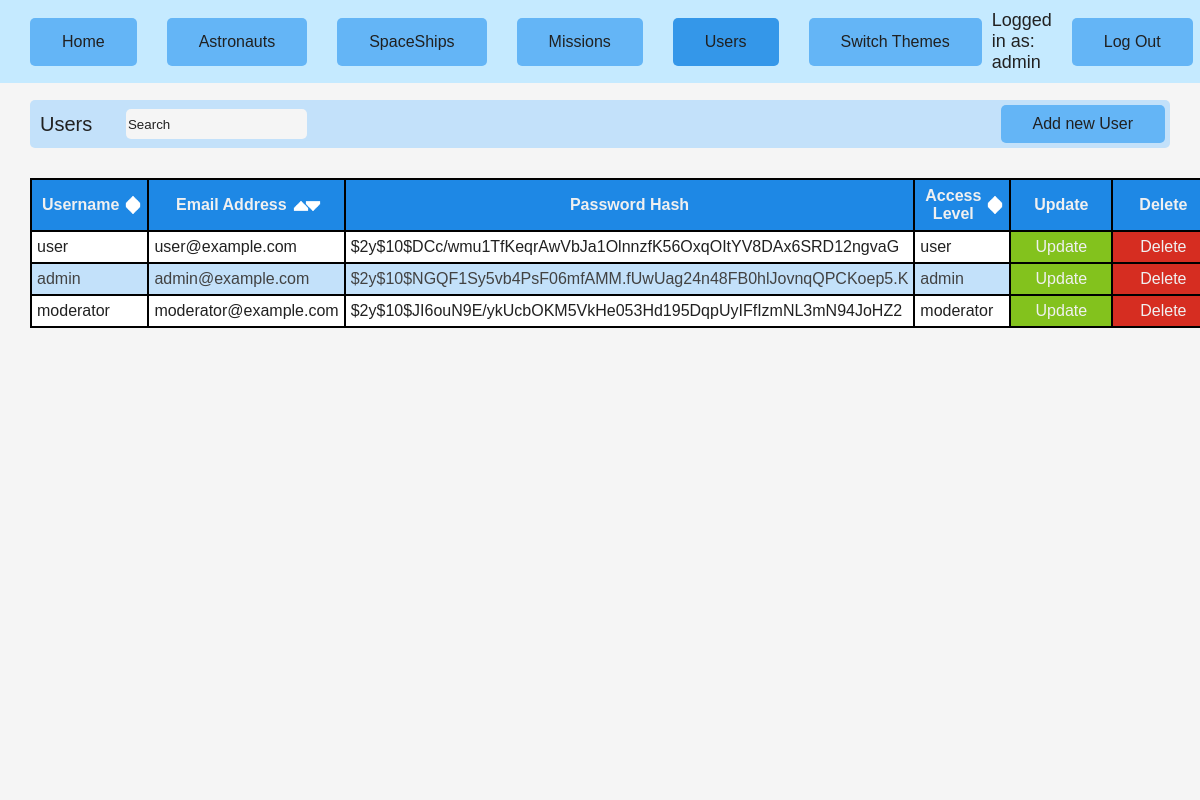
The page /php/users.php (signed in) on the database its author committed.
### tables this page shows
CREATE TABLE IF NOT EXISTS `users` (
  `id` INT(10) UNSIGNED NOT NULL AUTO_INCREMENT,
  `username` VARCHAR(45) NOT NULL,
  `email` VARCHAR(45) NOT NULL,
  `password` VARCHAR(255) NOT NULL,
  `access_level` ENUM('user', 'admin', 'moderator') NULL DEFAULT 'user',
  PRIMARY KEY (`id`),
  UNIQUE INDEX `username_UNIQUE` (`username`),
  UNIQUE INDEX `email_UNIQUE` (`email`));

### php/users.php (the view, shortened to what this page needs)
<?php
require_once "db.php";
?>
<!DOCTYPE html>
<html lang="hu">
    <head>
        <link rel="stylesheet" href="../css/<?=$_SESSION["theme"]?>_theme.css">
    </head>
    <body>
        <canvas></canvas>
        <?php include "navbar.php"; ?>
        <div class="topbar">Users
            <div class="search-input">
                <input type="text" id="searchInput" placeholder="Search">
            </div>
            <div class="right">
                <a href="users_update.php" class="button">Add new User</a>
            </div>
        </div>
        <table>
            <tr>
                <th>
                    <div class="th-content">
                        <div>Username</div>
                        <div class="button-container">
                            <img class="button" onclick="sortTable(0, 'down')" src="../resources/images/down_arrow_white.png" alt="down_arrow_white.png">
                        </div>
                    </div>
                </th>
                <th>
                    <div class="th-content">
                        <div>Email Address</div>
                        <div class="button-container">
                            <img class="button" onclick="sortTable(1, 'up')" src="../resources/images/up_arrow_white.png" alt="up_arrow_white.png">
                            <img class="button" onclick="sortTable(1, 'down')" src="../resources/images/down_arrow_white.png" alt="down_arrow_white.png">
                        </div>
                    </div>
                </th>
                <th>
                    <div class="th-content">
                        <div>Password Hash</div>
                    </div>
                </th>
                <th>
                    <div class="th-content">
                        <div>Access Level</div>
                        <div class="button-container">
                            <img class="button" onclick="sortTable(3, 'down')" src="../resources/images/down_arrow_white.png" alt="down_arrow_white.png">
                        </div>
                    </div>
                </th>
                <th>Update</th>
                <th>Delete</th>
            </tr>
            <?php
            $query = $db->query("SELECT * FROM users");
            if ($query) {
                while ($row = $query->fetchObject()) :
                    $username = htmlspecialchars($row->username);
                    $email = htmlspecialchars($row->email);
                    $password = htmlspecialchars($row->password);
                    $accessLevel = htmlspecialchars($row->access_level);
                    ?>
                    <tr>
                        <td><?= $username ?></td>
                        <td><?= $email ?></td>
                        <td><?= $password ?></td>
                        <td><?= $accessLevel ?></td>
                        <td class="td-button">
                            <a class="button-table button-update" href="users_update.php?id=<?= $row->id ?>">Update</a>
                        </td>
                        <td class="td-button">
                            <a class="button-table button-delete" href="delete_entry.php?id=<?= $row->id ?>">Delete</a>
                        </td>
                    </tr>
                <?php endwhile; } else { ?>
                    <tr>
                        <td colspan="6">No users found</td>
                    </tr>
                <?php } ?>
        </table>
    </body>
</html>

### css/light_theme.css (style rules this page uses)
body { font-family: Arial, Helvetica, sans-serif; background-color: #f5f5f5; color: #212121; margin: 0%; }
table { background-color: black; margin-left: 30px; margin-top: 30px; border-spacing: 2px; }
th { background-color: #1e88e5; color: #f0f0f0; height: 50px; padding-left: 10px; padding-right: 10px; }
th .button { cursor: pointer; }
th .th-content { display: flex; align-items: center; justify-content: center; }
.button-container { margin-left: 10px; margin-top: auto; margin-bottom: auto; }
.button-container img.button { background-color: rgba(0, 0, 0, 0); margin: -4px; padding: 0%; width: 16px; height: 16px; }
td { text-align: left; height: 30px; padding-left: 5px; padding-right: 5px; }
td a { padding: 0; display: flex; margin: 0; height: 100%; width: 100; justify-content: center; align-items: center; text-decoration: none; }
td.td-button { padding: 0; }
tr { padding: 0%; }
tr:nth-child(even) { background-color: #ffffff; }
tr:nth-child(odd) { background-color: #c3e1fa; color: #424242; }
canvas { width: 100vw; height: 100vh; display: block; position: fixed; top: 0; left: 0; z-index: -9999; }
.button { border: none; color: #202020; padding: 15px 32px; text-align: center; text-decoration: none; display: inline-block; font-size: 16px; background-color: #64b5f6; cursor: pointer; border-radius: 5px; }
.right { font-size: large; display: inline-flex; justify-content: flex-end; width: 100%; }
.topbar { display: flex; align-items: center; justify-content: space-between; margin: 30px; padding-left: 10px; padding-right: 5px; padding-top: 5px; padding-bottom: 5px; color: #212121; background-color: #c3e1fa; font-size: 20; white-space: nowrap; border-radius: 5px; }
.topbar .button { padding-top: 10px; padding-bottom: 10px; }
.button-update { background-color: rgb(131, 194, 29); color: #f0f0f0; }
.button-delete { background-color: rgb(214, 45, 33); color: #f0f0f0; }
#searchInput { background-color: #f5f5f5; color: #212121; border-radius: 5px; height: 30px; border: none; }
#searchInput::placeholder { color: #212121; opacity: 1; }

### rows shown on the page
users: username "user", email "user@example.com", password "$2y$10$DCc/wmu1TfKeqrAwVbJa1OlnnzfK56OxqOItYV8DAx6SRD12ngvaG", access_level "user"
users: username "admin", email "admin@example.com", password "$2y$10$NGQF1Sy5vb4PsF06mfAMM.fUwUag24n48FB0hlJovnqQPCKoep5.K", access_level "admin"
users: username "moderator", email "moderator@example.com", password "$2y$10$JI6ouN9E/ykUcbOKM5VkHe053Hd195DqpUyIFfIzmNL3mN94JoHZ2", access_level "moderator"

### other values the page prints
$title "Home"
$title "Astronauts"
$title "SpaceShips"
$title "Missions"
$title "Users"
$title "Switch Themes"
$_SESSION['user']['username'] "admin"
